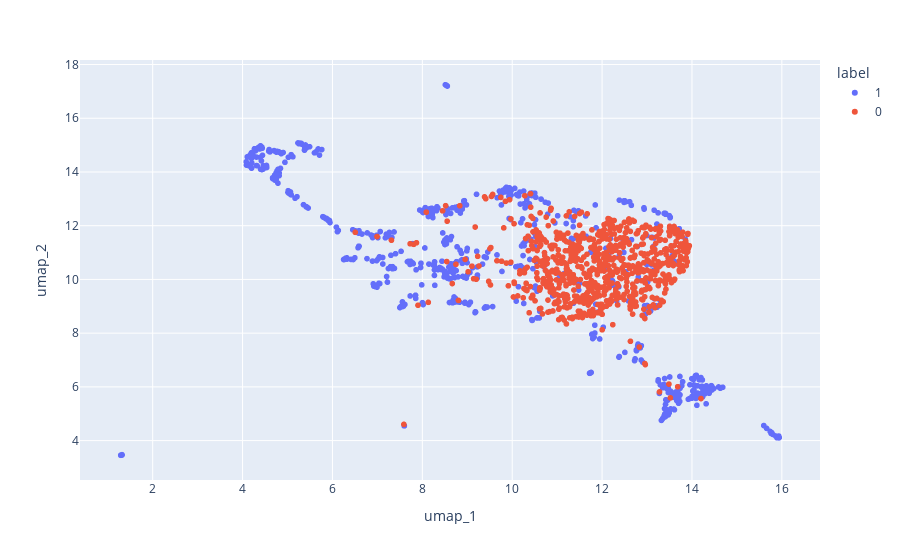

Notebook code cell kept with this figure:
### Code cell
from umap import UMAP

umap = UMAP(n_components=2)
X_umap = umap.fit_transform(x)

df_peptides_umap = pd.DataFrame(X_umap, columns=['umap_1', 'umap_2'])
df_peptides_umap['label'] = y.astype(str)

ex.scatter(df_peptides_umap, x='umap_1', y='umap_2', color = 'label')

### Figure 1 — Plotly figure (JSON) as saved in the notebook; plotly's stock layout.template omitted (floating-point values rounded to 4 significant figures; data arrays with more than 128 entries replaced by an {"elided": "..."} marker saying what was removed)
{"data": [{"hovertemplate": "label=1<br>umap_1=%{x}<br>umap_2=%{y}<extra></extra>", "legendgroup": "1", "marker": {"color": "#636efa", "symbol": "circle"}, "mode": "markers", "name": "1", "showlegend": true, "type": "scattergl", "x": {"elided": "776 float values"}, "xaxis": "x", "y": {"elided": "776 float values"}, "yaxis": "y"}, {"hovertemplate": "label=0<br>umap_1=%{x}<br>umap_2=%{y}<extra></extra>", "legendgroup": "0", "marker": {"color": "#EF553B", "symbol": "circle"}, "mode": "markers", "name": "0", "showlegend": true, "type": "scattergl", "x": {"elided": "776 float values"}, "xaxis": "x", "y": {"elided": "776 float values"}, "yaxis": "y"}], "layout": {"legend": {"title": {"text": "label"}, "tracegroupgap": 0}, "margin": {"t": 60}, "xaxis": {"anchor": "y", "domain": [0, 1], "title": {"text": "umap_1"}}, "yaxis": {"anchor": "x", "domain": [0, 1], "title": {"text": "umap_2"}}}}
